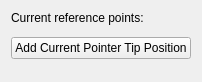
         <widget class="QWidget" name="page">
          <property name="geometry">
           <rect>
            <x>0</x>
            <y>0</y>
            <width>179</width>
            <height>82</height>
           </rect>
          </property>
          <attribute name="label">
           <string>Create Reference</string>
          </attribute>
          <layout class="QVBoxLayout" name="verticalLayout_6">
           <item>
            <widget class="QLabel" name="label_16">
             <property name="text">
              <string>Current reference points:</string>
             </property>
            </widget>
           </item>
           <item>
            <widget class="QmitkPointListWidget" name="m_ReferencePointsPointListWidget" native="true"/>
           </item>
           <item>
            <widget class="QPushButton" name="m_AddReferencePoints">
             <property name="text">
              <string>Add Current Pointer Tip Position</string>
             </property>
            </widget>
           </item>
           <item>
            <spacer name="verticalSpacer_3">
             <property name="orientation">
              <enum>Qt::Vertical</enum>
             </property>
             <property name="sizeHint" stdset="0">
              <size>
               <width>20</width>
               <height>111</height>
              </size>
             </property>
            </spacer>
           </item>
          </layout>
         </widget>
